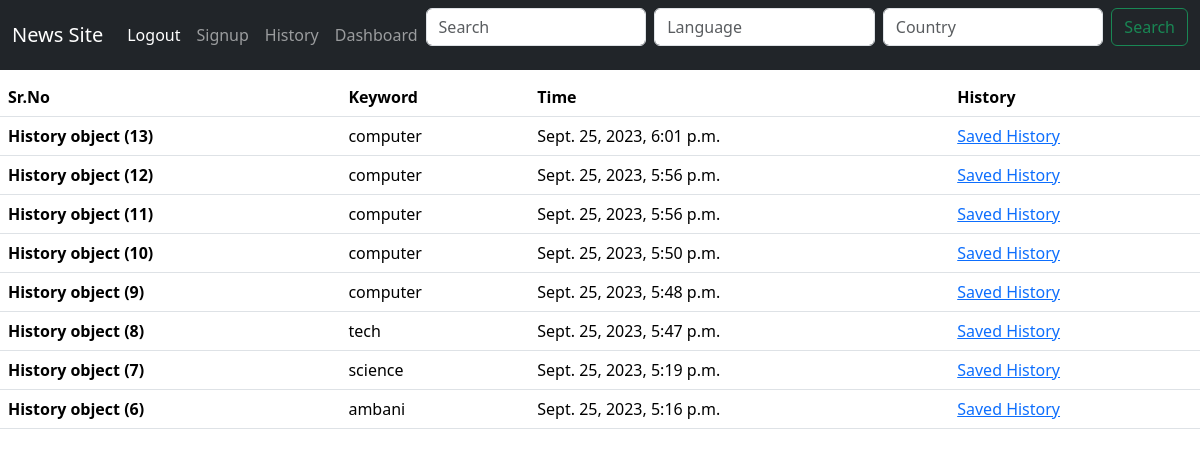
Page /history/ (signed in) on the committed database.
### newsapp/models.py (models this page shows)
class History(models.Model):
    user =  models.ForeignKey(User, on_delete=models.SET_NULL, null=True)
    keyword = models.CharField(max_length=255)
    time = models.DateTimeField(auto_now_add=True)
    result = models.TextField(null= True)

### newsapp/views.py (the view)
# urls.py: path('history/' , views.HistoryView , name = 'History'),
def HistoryView(request):
    keyword = History.objects.filter(user=request.user).order_by('-time')
    context = {'keyword': keyword }
    return render(request, 'newsapp/history.html', context)

### newsapp/templates/newsapp/history.html (shortened to what this page needs)
{% extends "newsapp/base.html" %}
{% block content %}
    <table class="table">
      <thead>
        <tr>
          <th scope="col">Sr.No</th>
          <th scope="col">Keyword</th>
          <th scope="col">Time</th>
          <th scope="col">History</th>
        </tr>
      </thead>
  {% for i in keyword %}
    <tbody>
      <tr>
        <th scope="row">{{i}}</th>
        <td>{{i.keyword}}</td>
        <td>{{i.time}}</td>
        <td>
          <a href = {% url 'SavedHistory' %}> Saved History</a>
      </td>
      </tr>
    {% endfor %}
  {% endblock content %}

### newsapp/templates/newsapp/base.html (shortened to what this page needs)
<nav class="navbar navbar-expand-lg navbar-dark bg-dark">
    <div class="container-fluid">
      <a class="navbar-brand" href={% url 'Home' %}>News Site</a>
      <div class="collapse navbar-collapse" id="navbarSupportedContent">
        <ul class="navbar-nav me-auto mb-2 mb-lg-0">
          {% if user.is_authenticated %}
          <li class="nav-item">
            <a class="nav-link active" aria-current="page" href={% url 'Logout' %}>Logout</a>
          </li>
          {% else %}
            <li class="nav-item">
              <a class="nav-link active" aria-current="page" href={% url 'Login' %}>Login</a>
            </li>
          {% endif %}
          <li class="nav-item">
            <a class="nav-link" href={% url 'Signup' %}>Signup</a>
          </li>
          <li class="nav-item">
            <a class="nav-link" href={% url 'History' %}>History</a>
          </li>
          {% if user.is_staff %}
          <li class="nav-item">
            <a class="nav-link" href={% url 'Dashboard' %}>Dashboard</a>
          </li>
          {% endif %}
        </ul>
        <form class="d-flex" role="search" method="GET" action={% url 'Search' %} >
          <input class="form-control me-2" type="search" placeholder="Search" aria-label="Search" name = 'Search' required>
            <input class="form-control me-2" type="search" placeholder="Language" aria-label="Search" name = 'Language'>
              <input class="form-control me-2" type="search" placeholder="Country" aria-label="Search" name = 'Country'>
          <button class="btn btn-outline-success" type="submit">Search</button>
        </form>
      </div>
    </div>
  </nav>
  <div class="content">
    {% block content %}
    {% endblock %}
</div>
  <link href="https://cdn.jsdelivr.net/npm/bootstrap@5.3.2/dist/css/bootstrap.min.css" rel="stylesheet">

### rows in the picture
History: id "History object (13)", keyword "computer", time "Sept. 25, 2023, 6:01 p.m."
History: id "History object (12)", keyword "computer", time "Sept. 25, 2023, 5:56 p.m."
History: id "History object (11)", keyword "computer", time "Sept. 25, 2023, 5:56 p.m."
History: id "History object (10)", keyword "computer", time "Sept. 25, 2023, 5:50 p.m."
History: id "History object (9)", keyword "computer", time "Sept. 25, 2023, 5:48 p.m."
History: id "History object (8)", keyword "tech", time "Sept. 25, 2023, 5:47 p.m."
History: id "History object (7)", keyword "science", time "Sept. 25, 2023, 5:19 p.m."
History: id "History object (6)", keyword "ambani", time "Sept. 25, 2023, 5:16 p.m."
